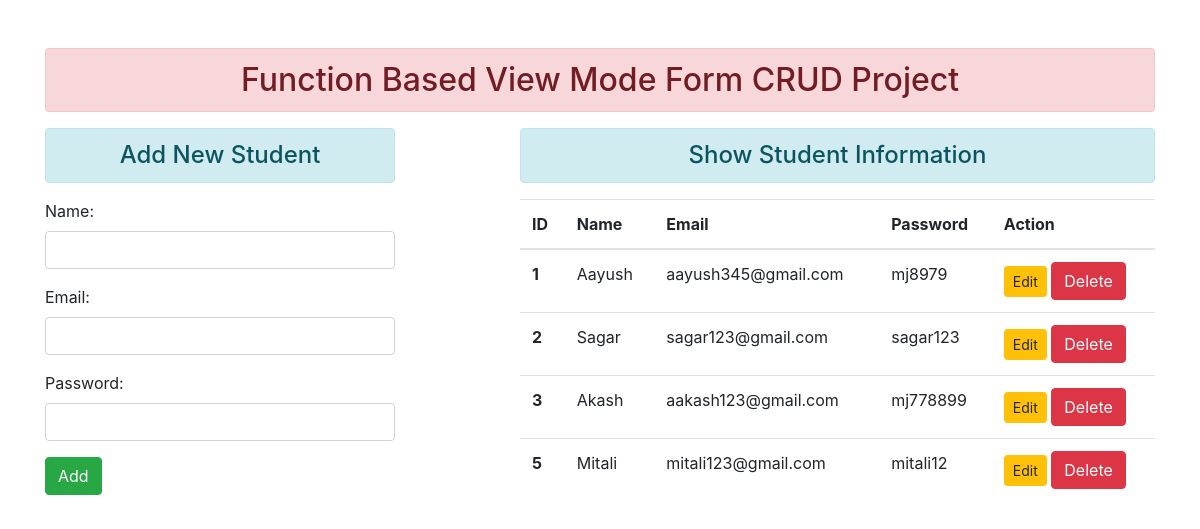
The page / on the database its author committed.
### enroll/models.py (models this page shows)
class User(models.Model):
    name=models.CharField(max_length=70)
    email=models.EmailField(max_length=100)
    password=models.CharField(max_length=100)

### enroll/views.py (the view)
# urls.py: path('', views.add_show, name="addandshow"),
def add_show(request):
 if request.method =='POST':
    fm= StudentRegistration(request.POST)
    if fm.is_valid():
      nm = fm.cleaned_data['name']
      em = fm.cleaned_data['email']
      pw = fm.cleaned_data['password']
      reg= User(name=nm, email=em, password=pw)
      reg.save()
      fm= StudentRegistration()
 else:
    fm= StudentRegistration()
 stud= User.objects.all()
 return render (request,'enroll/addandshow.html', {'form':fm, 'stu':stud})

### enroll/froms.py
class StudentRegistration(forms.ModelForm):
 class Meta:
  model=User
  fields=['name','email','password']
  widgets={
    'name': forms.TextInput(attrs={'class':'form-control'}),
    'email': forms.EmailInput(attrs={'class':'form-control'}),
    'password': forms.PasswordInput( render_value=True, attrs={'class':'form-control'}),
  }

### enroll/templates/enroll/addandshow.html (shortened to what this page needs)
{% extends 'enroll/base.html' %}
{% block content %}
<div class="row">
 <div class="col-sm-4">
  <h4 class="text-center alert alert-info">Add New Student</h4>
   <form action="" method="POST">
    {{form.as_p}}
    <input type="submit" class="btn btn-success" value="Add">
   </form>
 </div>
 <div class="col-sm-7 offset-1">
  <h4 class="text-center alert alert-info">Show Student
   Information</h4>
   {% if stu %}
    <table class="table table-hover">
      <thead>
        <tr>
            <th scope="col">ID</th>
            <th scope="col">Name</th>
            <th scope="col">Email</th>
            <th scope="col">Password</th>
            <th scope="col">Action</th>
        </tr>
      </thead>
       <tbody>
        {% for st in stu %}
        <tr>
            <th scope="row">{{st.id}}</th>
            <td>{{st.name}}</td>
            <td>{{st.email}}</td>
            <td>{{st.password}}</td>
            <td>
              <a href="{% url 'updatedata' st.id %}" class="btn btn-warning btn-sm ">Edit</a>
              <form action="{% url 'deletedata' st.id %}"
               method="POST" class="d-inline"> {% csrf_token %}
                <input type="submit" class="btn btn-danger"
                value="Delete">
              </form>
            </td>
        </tr>
        {% endfor %}
       </tbody>
    </table>
   {% else %}
   <h4 class="text-center alert alert-warning">No Records</h4>
   {% endif %}
 </div>
</div>
{% endblock content %}

### enroll/templates/enroll/base.html (shortened to what this page needs)
<!DOCTYPE html>
{% load static %}
<html lang="en">
<head>
    <link rel="stylesheet" href="{% static 'enroll/css/bootstrap.css' %}">
</head>
<body>
 <div class="container mt-5">
    <h2 class="text-center alert alert-danger">Function Based View
    Mode Form CRUD Project</h2>
    {% block content %} {% endblock content%}
 </div>
</body>
</html>

### rows shown on the page
User: id "1", name "Aayush", email "aayush345@gmail.com", password "mj8979"
User: id "2", name "Sagar", email "sagar123@gmail.com", password "sagar123"
User: id "3", name "Akash", email "aakash123@gmail.com", password "mj778899"
User: id "5", name "Mitali", email "mitali123@gmail.com", password "mitali12"
